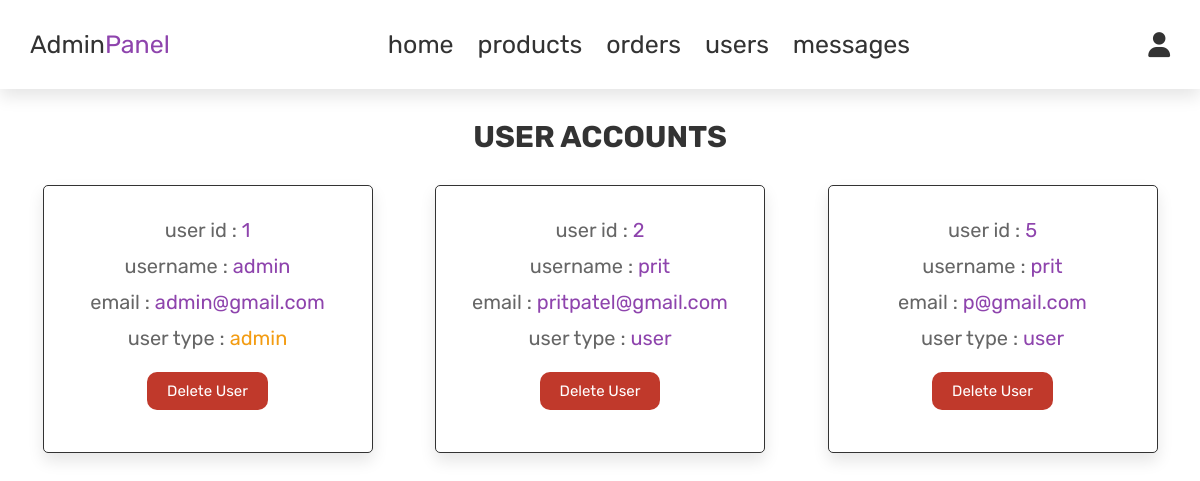
The page /admin_user.php (signed in) on the database its author committed.
### tables this page shows
CREATE TABLE IF NOT EXISTS `users` (
  `id` int NOT NULL AUTO_INCREMENT,
  `name` varchar(100) NOT NULL,
  `email` varchar(100) NOT NULL,
  `password` varchar(100) NOT NULL,
  `ph_no` varchar(15) NOT NULL,
  `usertype` varchar(20) NOT NULL DEFAULT 'user',
  PRIMARY KEY (`id`),
  UNIQUE KEY `ph_no` (`ph_no`),
  UNIQUE KEY `email` (`email`)
);

### admin_user.php (the view, shortened to what this page needs)
<?php
include 'conn.php';
?>
<!DOCTYPE html>
<html lang="en">
<head>
   <link rel="stylesheet" href="https://cdnjs.cloudflare.com/ajax/libs/font-awesome/6.0.0/css/all.min.css">
   <link rel="stylesheet" href="css/admin.css">
</head>
<body>
    <header class="header">
   <div class="flex">
      <a href="admin_page.php" class="logo">Admin<span>Panel</span></a>
      <nav class="navbar">
         <a href="admin_page.php">home</a>
         <a href="admin_products.php">products</a>
         <a href="admin_order.php">orders</a>
         <a href="admin_user.php">users</a>
         <a href="admin_mes.php">messages</a>
      </nav>
      <div class="icons">
         <div id="user-btn" class="fas fa-user"></div>
      </div>
   </div>
</header>
<section class="users">
   <h1 class="title"> user accounts </h1>
   <div class="box-container">
      <?php
         $select_users = mysqli_query($conn, "SELECT * FROM `users`") or die('query failed');
         while($fetch_users = mysqli_fetch_assoc($select_users)){
      ?>
      <div class="box">
         <p> user id : <span><?php echo $fetch_users['id']; ?></span> </p>
         <p> username : <span><?php echo $fetch_users['name']; ?></span> </p>
         <p> email : <span><?php echo $fetch_users['email']; ?></span> </p>
         <p> user type : <span style="color:<?php if($fetch_users['usertype'] == 'admin'){ echo 'var(--orange)'; } ?>"><?php echo $fetch_users['usertype']; ?></span> </p>
         <a href="admin_user.php?delete=<?php echo $fetch_users['id']; ?>" onclick="return confirm('delete this user?');" class="delete-btn">delete user</a>
      </div>
      <?php
         };
      ?>
   </div>
</section>
</body>
</html>

### css/admin.css (style rules this page uses)
:root { --purple:#8e44ad; --red:#c0392b; --orange:#f39c12; --black:#333; --white:#fff; --light-color:#666; --light-white:#ccc; --light-bg:#f5f5f5; --border:.1rem solid var(--black); --box-shadow:0 .5rem 1rem rgba(0,0,0,.1); }
* { font-family: 'Rubik', sans-serif; margin:0; padding:0; box-sizing: border-box; outline: none; border:none; text-decoration: none; transition:all .2s linear; }
.header { position: relative; top:0; left:0; right:0; z-index: 1000; background-color: var(--white); box-shadow: var(--box-shadow); }
.header .flex { display: flex; align-items: center; padding:30px; justify-content: space-between; position: relative; max-width: 1200px; }
.header .flex .logo { font-size: 25px; color:var(--black); }
.header .flex .logo span { color:var(--purple); }
.header .flex .navbar a { margin:0 10px; font-size: 25px; color:var(--black); }
.header .flex .icons div { margin-left: 20px; font-size: 25px; cursor: pointer; color:var(--black); }
.btn, .option-btn, .delete-btn, .white-btn { display: inline-block; margin-top: 10px; margin-bottom: 10px; padding:10px 20px; cursor: pointer; color:var(--white); font-size: 15px; border-radius: 10px; text-transform: capitalize; }
.delete-btn { background-color: var(--red); }
.title { text-align: center; margin-top: 30px; margin-bottom: 10px; text-transform: uppercase; color:var(--black); font-size: 30px; }
.users .box-container { display: grid; grid-template-columns: repeat(auto-fit,330px); justify-content: space-evenly; gap:20px; max-width: 1200px; margin:0 auto; }
.users .box-container .box { background-color: var(--white); padding:32px; margin-top: 20px; border:var(--border); box-shadow: var(--box-shadow); border-radius: 5px; text-align: center; }
.users .box-container .box p { padding-bottom: 12px; font-size: 20px; color:var(--light-color); }
.users .box-container .box p span { color:var(--purple); }

### rows shown on the page
users: id "1", name "admin", email "admin@gmail.com", usertype "admin"
users: id "2", name "prit", email "pritpatel@gmail.com", usertype "user"
users: id "5", name "prit", email "p@gmail.com", usertype "user"
